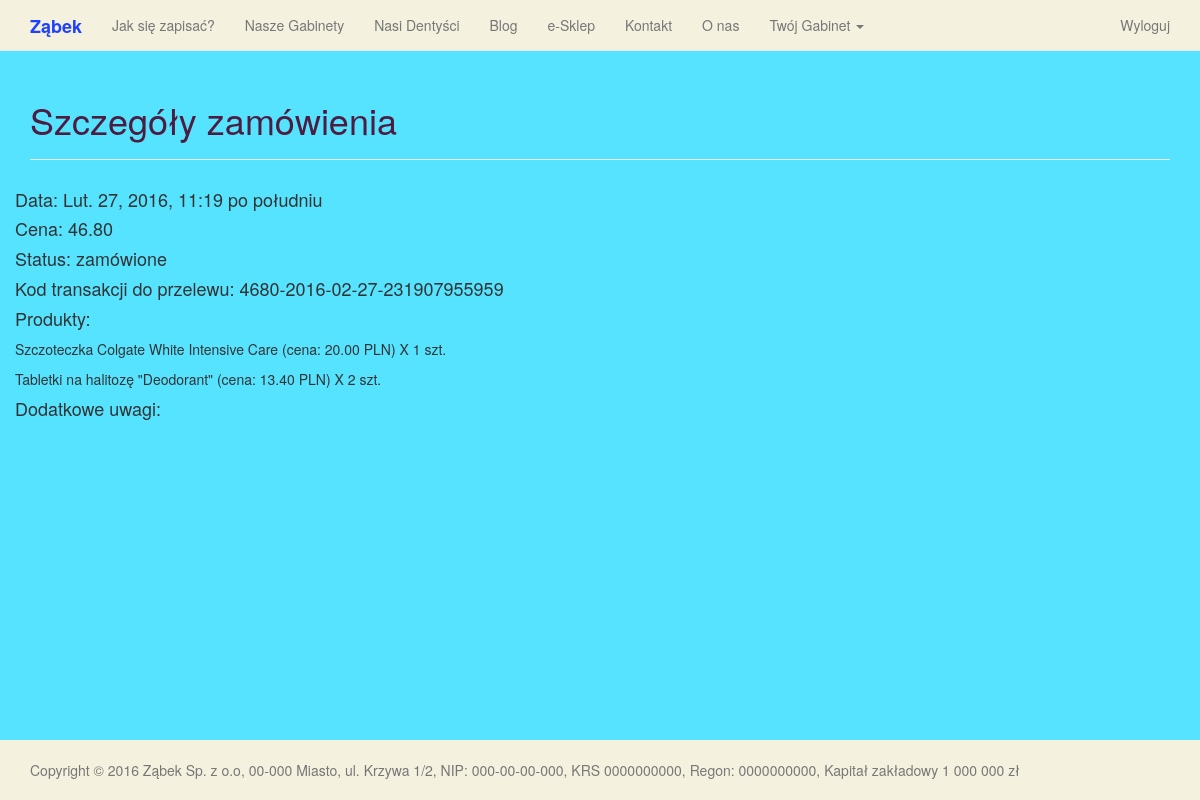
The app's page /shop/purchase/5/ (signed in), older data.
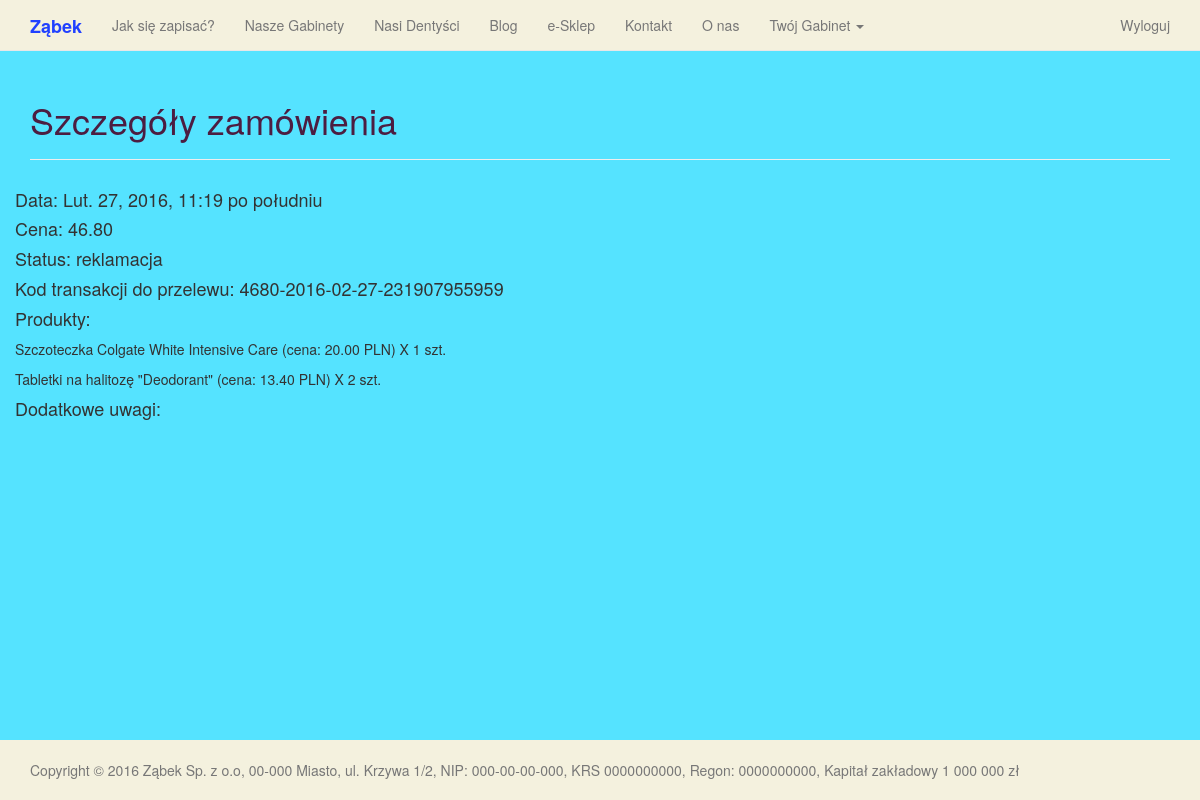
The same page, newer data.
### shop/models.py (models this page shows, shortened)
class Purchase(models.Model):
    STATUSES = [
        ("A", "zamówione"),
        ("B", "opłacone"),
        ("C", "zwrócone"),
        ("D", "reklamacja"),
        ("E", "potwierdzone"),
        ("F", "wysłane"),
        ("G", "gotowe do odbioru"),
        ("H", "odebrane"),
        ("I", "nieopłacone"),
        ("J", "nieodebrane"),
        ("K", "zarchiwizowane"),
    ]
    product_1 = models.ForeignKey(Product, null=True, blank=True, related_name='product_slot_1')
    quantity_1 = models.PositiveIntegerField(null=True, blank=True, default=1)
    product_2 = models.ForeignKey(Product, null=True, blank=True, related_name='product_slot_2')
    quantity_2 = models.PositiveIntegerField(null=True, blank=True, default=1)
    product_3 = models.ForeignKey(Product, null=True, blank=True, related_name='product_slot_3')
    quantity_3 = models.PositiveIntegerField(null=True, blank=True, default=1)
    product_4 = models.ForeignKey(Product, null=True, blank=True, related_name='product_slot_4')
    quantity_4 = models.PositiveIntegerField(null=True, blank=True, default=1)
    product_5 = models.ForeignKey(Product, null=True, blank=True, related_name='product_slot_5')
    quantity_5 = models.PositiveIntegerField(null=True, blank=True, default=1)
    purchaser = models.ForeignKey(User)
    office = models.ForeignKey(main_page.models.Office, null=False, blank=False)
    date = models.DateTimeField(auto_now_add=True)
    total_price = models.DecimalField(max_digits=6, decimal_places=2, null=True, blank=True)
    status = models.CharField(choices=STATUSES, null=True, blank=True, max_length=20)
    additional_info = models.CharField(max_length=250, null=True, blank=True)
    purchase_id = models.CharField(max_length=50, null=True, blank=True)
    def status_verbose(self):
        return dict(Purchase.STATUSES)[self.status]
    class Meta:
        verbose_name = "Shop Purchase"
        verbose_name_plural = 'Shop Purchases'

class Product(models.Model):
    name = models.CharField(max_length=300)
    slug = models.SlugField(max_length=150)
    description = models.TextField()
    photo = models.ImageField(upload_to='product_photo', blank=True, help_text="rozmiar - 400x300")
    manufacturer = models.CharField(max_length=100, blank=True)
    price_in_PLN = models.DecimalField(max_digits=6, decimal_places=2)
    retail = models.BooleanField(default=True, help_text="Do sprzedaży detalicznej = True, Do sprzedaży hurtowej - False")
    category = models.ForeignKey(Category, blank=True, null=True)
    tags = models.ManyToManyField(Tag, blank=True)
    class Meta:
        verbose_name = "Shop Product"
        verbose_name_plural = 'Shop Products'

### shop/views.py (the view)
# urls.py: url(r'^/purchase/(?P<pk>[0-9]+)/?', views.PurchaseDetailView.as_view(), name='purchase_details'),
class PurchaseDetailView(generic.DetailView):
    model = models.Purchase
    template_name = 'shop/purchase_detail.html'
    @method_decorator(login_required)
    @method_decorator(user_passes_test(lambda u: u.groups.filter(name='Offices').count() == 1 or u.groups.filter(name='Patients').count() == 1, login_url='/forbidden'))
    def dispatch(self, *args, **kwargs):
        return super(PurchaseDetailView, self).dispatch(*args, **kwargs)

### shop/templates/shop/purchase_detail.html (shortened to what this page needs)
{% extends "base.html" %}
    {% load django_markdown %}
    {% load  static %}
    {% block header %}
        <h1>Szczegóły zamówienia</h1>
    {% endblock %}
    {% block content %}
    {% if request.user == object.office.user or request.user == object.purchaser %}
    <div class="row">
    <h4>Data: {{object.date}}</h4>
    <h4>Cena: {{object.total_price}}</h4>
    <h4>Status: {{object.status_verbose}}</h4>
    <h4>Kod transakcji do przelewu: {{object.purchase_id}}</h4>
    <h4>Produkty:</h4>
    {% if object.product_1 %}
    <p>{{object.product_1.name}} (cena: {{object.product_1.price_in_PLN}} PLN) X {{object.quantity_1}} szt.<p>
    {% endif %}
    {% if object.product_2 %}
    <p>{{object.product_2.name}} (cena: {{object.product_2.price_in_PLN}} PLN) X {{object.quantity_2}} szt.<p>
    {% endif %}
    <h4>Dodatkowe uwagi: {{object.additional_info}}</h4>
    </div>
    {% endif %}
    {% endblock %}

Row changes from the older to the newer data that the page shows:
changed Purchase "Szczoteczka Colgate White Intensive Care": status_verbose "zamówione" → "reklamacja"
